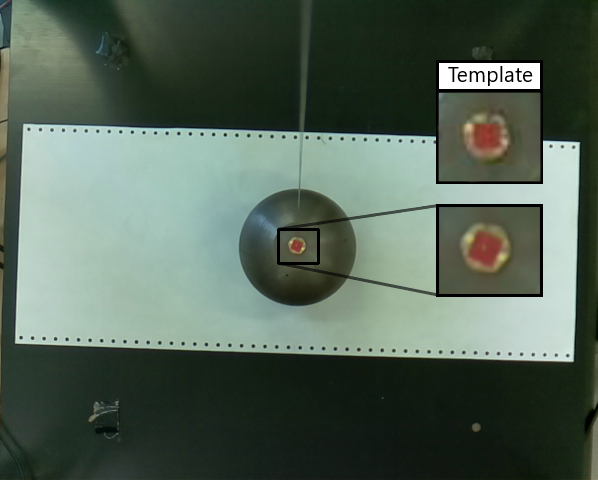
//> input picture images/TemplateAndDetection.png, 598 x 480 px, given in place of testTemplate2.png, which was not available
$ ./newCalibration   (built with g++ and OpenCV 4)
//> lines starting //> are read from the running program, lines starting //| are printed output that depends on the picture; after the words box and inside, x2 and y2 are one past the last pixel; in counts of white or black regions, pixels touching at a corner belong together; pictures that were not available may be replaced by others from this repository, and a replacement may not be noted
#include <opencv2/core.hpp>
#include <opencv2/highgui.hpp>
#include <opencv2/opencv.hpp>
#include <unistd.h>
#include <iostream>
#include <string>

using namespace std;
using namespace cv;

int resultHeight = 500;
int resultWidth = 500;

Point2f calibrationFirstArray[4] = {Point(-10,-10), Point(-10,-10), Point(-10,-10), Point(-10,-10)};
Point2f calibrationSecondArray[4] = {Point(-10,-10), Point(-10,-10), Point(-10,-10), Point(-10,-10)};

Point p5 = Point(0, 0);
Point p6 = Point(resultWidth, 0);
Point p7 = Point(0, resultHeight);
Point p8 = Point(resultWidth, resultHeight);

Point2f v2[] = {p5,p6,p7,p8};

int currentButton = -1;
bool dragMouse=true;

void updateSize(){
    int ABx = abs(calibrationFirstArray[0].x - calibrationFirstArray[1].x);
    int CDx =  abs(calibrationFirstArray[2].x - calibrationFirstArray[3].x);
    resultWidth = ABx < CDx ? CDx : ABx;
    int ACy = abs(calibrationFirstArray[0].y - calibrationFirstArray[2].y);
    int BDy =  abs(calibrationFirstArray[1].y - calibrationFirstArray[3].y);
    resultHeight = ACy < BDy ? BDy : ACy;
    p6 = Point(resultWidth, 0);
    p7 = Point(0, resultHeight);
    p8 = Point(resultWidth, resultHeight);
    String transform = "New View";
    v2[0] = p5;
    v2[1] = p6;
    v2[2] = p7;
    v2[3] = p8;
    cout<<"PerspectiveWindow now displays a "<<resultWidth<<"x"<<resultHeight<<" frame"<<endl;

}

void changePointFocus(int status, void* data){
    int buttonId = *((int *) data);
    currentButton = buttonId;
    dragMouse=false;
}

void toggleDrag(int status, void* data){
    currentButton = -1;
    dragMouse = true;
}

void mouseCallBack(int event, int x, int y, int flags, void *userdata){
    if(event == EVENT_LBUTTONDOWN && !dragMouse) {
        if(currentButton<0 || currentButton > 3){
            cerr<<"BUTTON ERROR. CAN'T HANDLE";
            exit(-3);
        }
        else
            calibrationFirstArray[currentButton] = Point(x,y);

    }
}

void savePoints(int status, void* data){
    ofstream output("calibration.txt");
    for(int i=0; i<4; i++) {
        output << calibrationFirstArray[i].x << ";" << calibrationFirstArray[i].y << endl;
        cout<<"\nPoint "<<i+1<<" X:"<<calibrationFirstArray[i].x<<" Y: "<<calibrationFirstArray[i].y<<endl;
    }
    output.flush();
    output.close();

    updateSize();
}

inline bool fileExist (const std::string& name) {
    if (FILE *file = fopen(name.c_str(), "r")) {
        fclose(file);
        return true;
    } else {
        return false;
    }
}

void MatchingMethod(Mat img, String window, Mat templ, bool copy)
{
    /// Source image to display

    /// Create the result matrix

    Mat result;
    int result_cols =  img.cols - templ.cols + 1;
    int result_rows = img.rows - templ.rows + 1;

    result.create( result_rows, result_cols, CV_32FC1 );

    /// Do the Matching and Normalize
    matchTemplate( img, templ, result, 5 );
    normalize( result, result, 0, 1, NORM_MINMAX, -1, Mat() );

    /// Localizing the best match with minMaxLoc
    double minVal; double maxVal; Point minLoc; Point maxLoc;
    Point matchLoc;

    minMaxLoc( result, &minVal, &maxVal, &minLoc, &maxLoc, Mat() );

    /// For SQDIFF and SQDIFF_NORMED, the best matches are lower values. For all the other methods, the higher the better
    matchLoc = maxLoc;

    /// Show me what you got
    if(copy)
        img = img.clone();
    Point p = Point(matchLoc.x+templ.cols/2,matchLoc.y+templ.rows/2 );
    rectangle( img, matchLoc, Point( matchLoc.x + templ.cols , matchLoc.y + templ.rows ), Scalar::all(0), 2, 8, 0 );
    circle(img,p,0,Scalar( 0, 255, 0 ),1);
    imshow( window, img );

    return;
}

int calibrateCamera(){

    bool wasFile=false;
    if(fileExist("calibration.txt")) {
        fstream file("calibration.txt");
        string textLine;
        int currentLine = 0;
        int posX, posY;
        string valX,valY;
        while (getline(file, textLine) && currentLine<4) {
            try {
                int dotComma = textLine.find(";");
                std::cout << textLine << "\n";
                valX = textLine.substr(0, dotComma);
                valY = textLine.substr(dotComma + 1, textLine.length());

                posX = stoi(valX);
                posY = stoi(valY);
                calibrationFirstArray[currentLine] = Point(posX, posY);
                currentLine++;
                wasFile=true;
            } catch (...) {
                cerr << "ERROR: something went wrong while parsing old points from calibration.txt" << endl;
                cerr<< " Wrong value: x "<<valX<<" Y "<<valY;
                cerr.flush();
                cout << "A new file will be created...\n";
                file.close();
                fstream newFile("calibration.txt");
                newFile.close();
                wasFile=false;
                break;
            }
        }
    }
    else{
        cout<<"Configuration file calibration.txt not found. A new file will be created...\n"<<endl;
        fstream newFile("calibration.txt");
        newFile.close();
    }
    Mat templ = imread( "testTemplate2.png", 1 );
//> templ is the input picture: 480 rows x 598 cols, CV_8UC3; mean B, G, R 86.9, 99.7, 84.2
    VideoCapture video(0);
    video.set(CAP_PROP_FPS, int(10));
    Mat frame;
    video.read(frame);
    String original = "Camera View";
    String btn1 = "Top Left point";
    String btn2 = "Top Right point";
    String btn3 = "Bottom Left point";
    String btn4 = "Bottom Right point";
    String btnDrag = "Move image with drag";

    String updateBtn = "Save points";
    String transform = "New View";
    resultHeight = frame.rows;
//> resultHeight = 480

    namedWindow(original,WINDOW_GUI_EXPANDED);
    namedWindow(transform,WINDOW_GUI_EXPANDED);
    moveWindow(original,70,70);
    moveWindow(transform,690,170);

    int d1=0;
    int d2=1;
    int d3=2;
    int d4=3;

    void* pt1 = &d1;
    void* pt2 = &d2;
    void* pt3 = &d3;
    void* pt4 = &d4;

    createButton(btnDrag,toggleDrag,NULL,QT_RADIOBOX,1);
    createButton(btn1,changePointFocus,pt1,QT_RADIOBOX, 0);
    createButton(btn2,changePointFocus,pt2,QT_RADIOBOX,0);
    createButton(btn3,changePointFocus,pt3,QT_RADIOBOX,0);
    createButton(btn4,changePointFocus,pt4,QT_RADIOBOX,0);

    createButton(updateBtn,savePoints,NULL,QT_PUSH_BUTTON | QT_NEW_BUTTONBAR,0);

    setMouseCallback(original,mouseCallBack,NULL );

    if(wasFile)
        updateSize();
    else{
        p6 = Point(resultWidth, 0);
        p7 = Point(0, resultHeight);
        p8 = Point(resultWidth, resultHeight);
        v2[0] = p5;
        v2[1] = p6;
        v2[2] = p7;
        v2[3] = p8;
    }
    resizeWindow(original, 600,600);
    resizeWindow(transform, 500,500);

    Mat matrix;
    Mat result;
    double myMatrix[3][3];
    matrix = getPerspectiveTransform(calibrationFirstArray, v2);
    for(int i=0; i<3; i++)
        for(int j=0; j<3; j++){
            myMatrix[i][j] = matrix.at<double>(i,j);
        }

    int oldx= 388;
    int oldy = 219;
    cout<<"Frame height: "<<resultHeight;
    double num = myMatrix[0][0]*oldx+myMatrix[0][1]*oldy+myMatrix[0][2];
    double dem = myMatrix[2][0]*oldx+myMatrix[2][1]*oldy+myMatrix[2][2];
    double new_position_x = num/dem;
    num = myMatrix[1][0]*oldx+myMatrix[1][1]*oldy+myMatrix[1][2];
    dem = myMatrix[2][0]*oldx+myMatrix[2][1]*oldy+myMatrix[2][2];
    double new_position_y = num/dem;
    cout<<"\n new: "<<new_position_x<<" y: "<<new_position_y;
    while(true) {
        video.read(frame);

        matrix = getPerspectiveTransform(calibrationFirstArray, v2);
        Size dsize = Size(resultWidth, resultHeight);
        warpPerspective(frame, result, matrix, dsize);
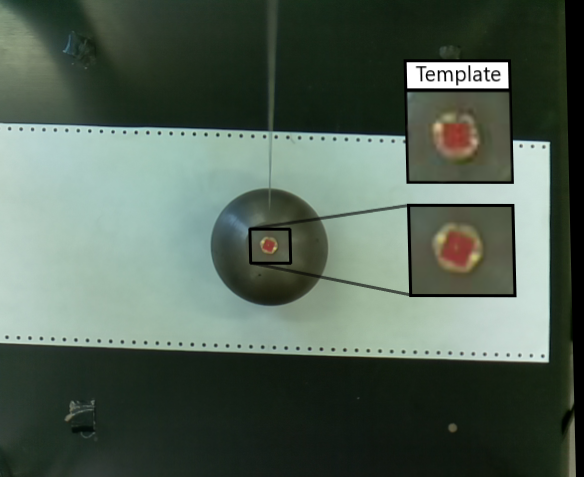
//> result: 477 rows x 584 cols, CV_8UC3; mean B, G, R 85.1, 97.6, 82.3
        MatchingMethod(frame,original,templ,false);
//> in MatchingMethod, `matchTemplate( img, templ, result, 5 );`: result = [1]
//> in MatchingMethod, `normalize( result, result, 0, 1, NORM_MINMAX, -1, Mat() );`: result = [0]
//> in MatchingMethod, `minMaxLoc( result, &minVal, &maxVal, &minLoc, &maxLoc, Mat() );`: minVal = 0; minLoc = Point(0, 0)
//> in MatchingMethod, `Point p = Point(matchLoc.x+templ.cols/2,matchLoc.y+templ.rows/2 );`: p = Point(299, 240)
//> in MatchingMethod, `rectangle( img, matchLoc, Point( matchLoc.x + templ.cols , matchLoc.y ..`:
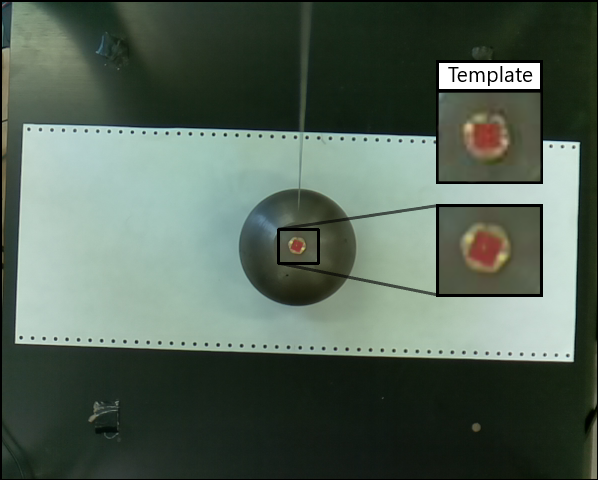
//> img: 480 rows x 598 cols, CV_8UC3; 1.12% of pixels changed, all inside (x1, y1, x2, y2) = (0, 0, 598, 480)
//> in MatchingMethod, `circle(img,p,0,Scalar( 0, 255, 0 ),1);`: img: 480 rows x 598 cols, CV_8UC3; 1 pixels changed, all inside (x1, y1, x2, y2) = (299, 240, 300, 241)
        MatchingMethod(result,transform,templ,true);

        for(int i=0; i<4; i++){
            if(i==currentButton)
                circle(frame,calibrationFirstArray[i],7,Scalar( 0, 0, 255),2);
            else
                circle(frame,calibrationFirstArray[i],7,Scalar( 255, 255, 255 ),2);
            circle(frame,calibrationFirstArray[i],0,Scalar( 0, 0, 255 ),1);

        }
        cv::line(frame, calibrationFirstArray[0], calibrationFirstArray[1], cv::Scalar(0,0,0), 1);
        cv::line(frame, calibrationFirstArray[0], calibrationFirstArray[2], cv::Scalar(0,0,0), 1);
        cv::line(frame, calibrationFirstArray[2], calibrationFirstArray[3], cv::Scalar(0,0,0), 1);
        cv::line(frame, calibrationFirstArray[1], calibrationFirstArray[3], cv::Scalar(0,0,0), 1);


        waitKey(1);
    }
    return 0;
}


int main(int arg, char*argv[]){
//> (the run ends here: the program stops with an error, at `result.create( result_rows, result_cols, CV_32FC1 );`)

$ run again, on images/pendoloFermo2.png
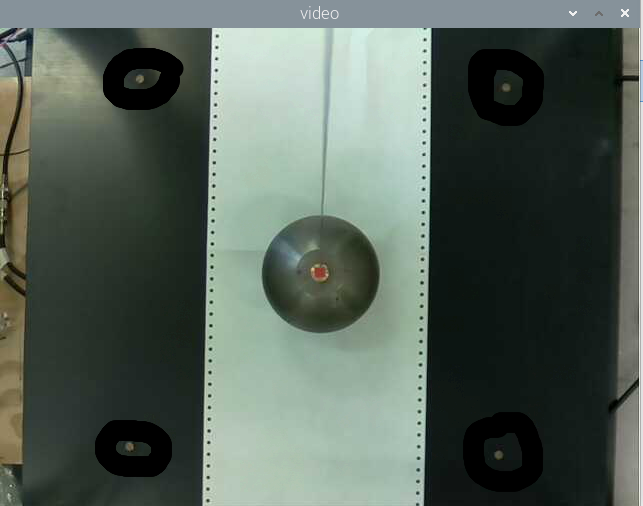
//> input picture images/pendoloFermo2.png, 643 x 506 px, given in place of testTemplate2.png, which was not available
//> in calibrateCamera, templ is the input picture: 506 rows x 643 cols, CV_8UC3; mean B, G, R 89.1, 98, 85.9
//> in calibrateCamera, `warpPerspective(frame, result, matrix, dsize);`:
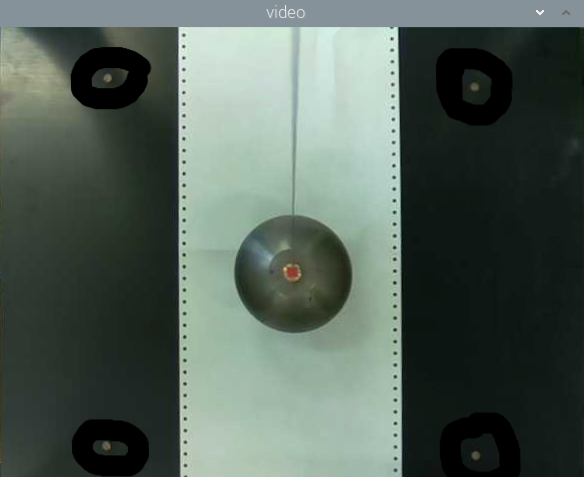
//> result: 477 rows x 584 cols, CV_8UC3; mean B, G, R 88.7, 97, 83.5
//> in MatchingMethod, `matchTemplate( img, templ, result, 5 );`: result = [1]
//> in MatchingMethod, `normalize( result, result, 0, 1, NORM_MINMAX, -1, Mat() );`: result = [0]
//> minVal = 0; minLoc = Point(0, 0)
//> p = Point(321, 253)
//> in MatchingMethod, `rectangle( img, matchLoc, Point( matchLoc.x + templ.cols , matchLoc.y ..`:
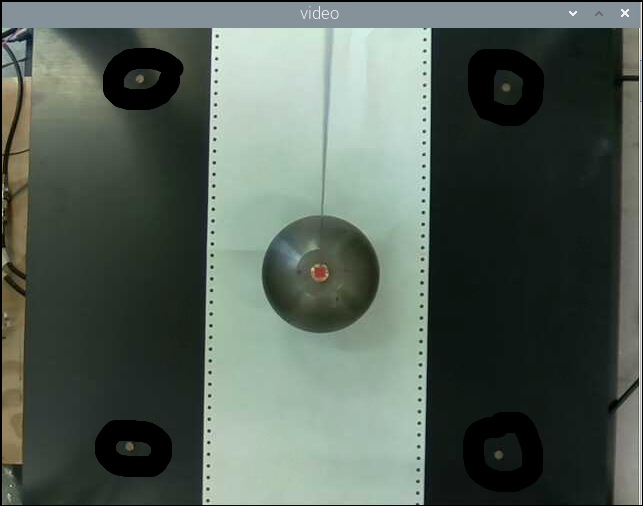
//> img: 506 rows x 643 cols, CV_8UC3; 1.06% of pixels changed, all inside (x1, y1, x2, y2) = (0, 0, 643, 506)
